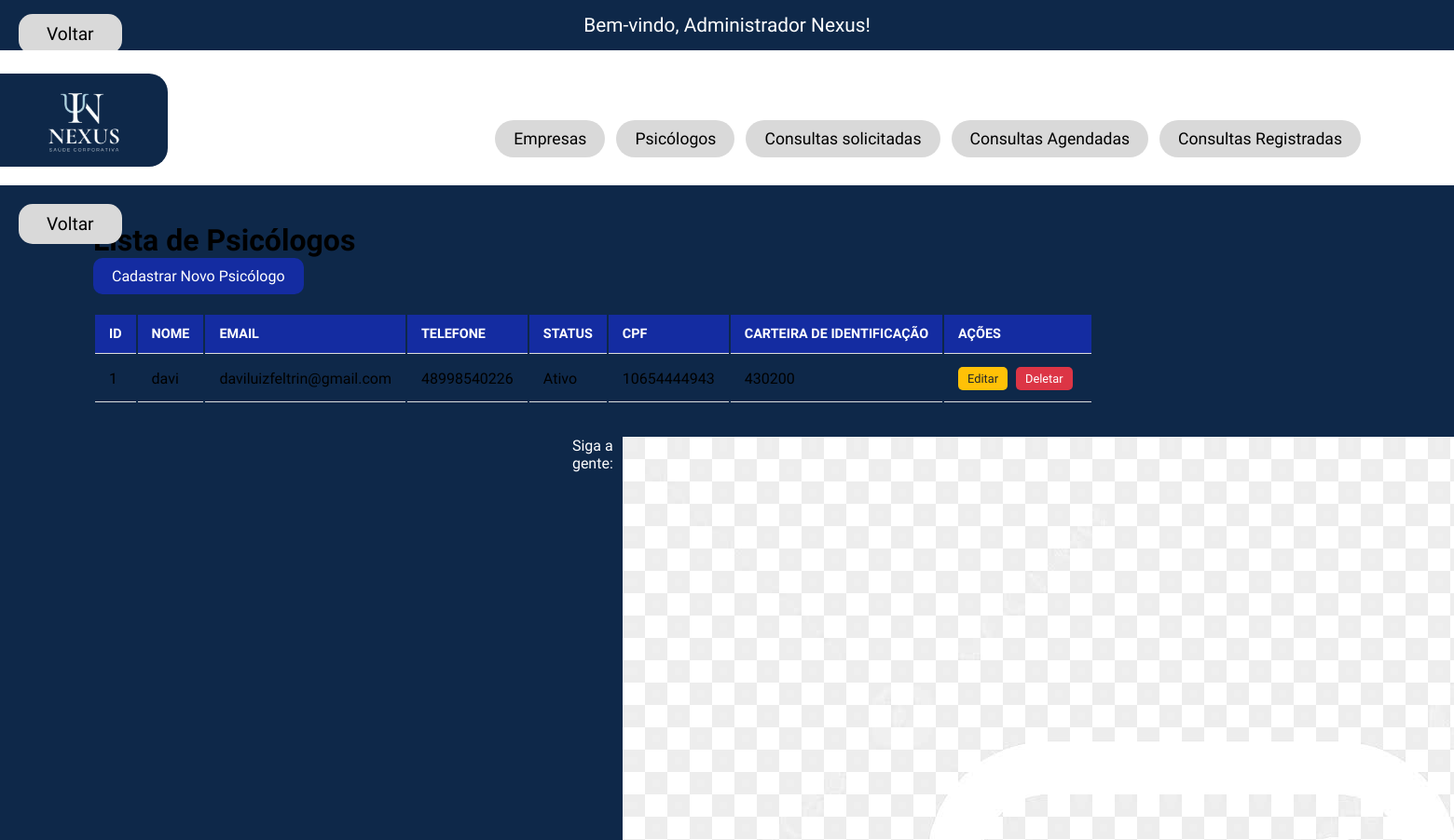
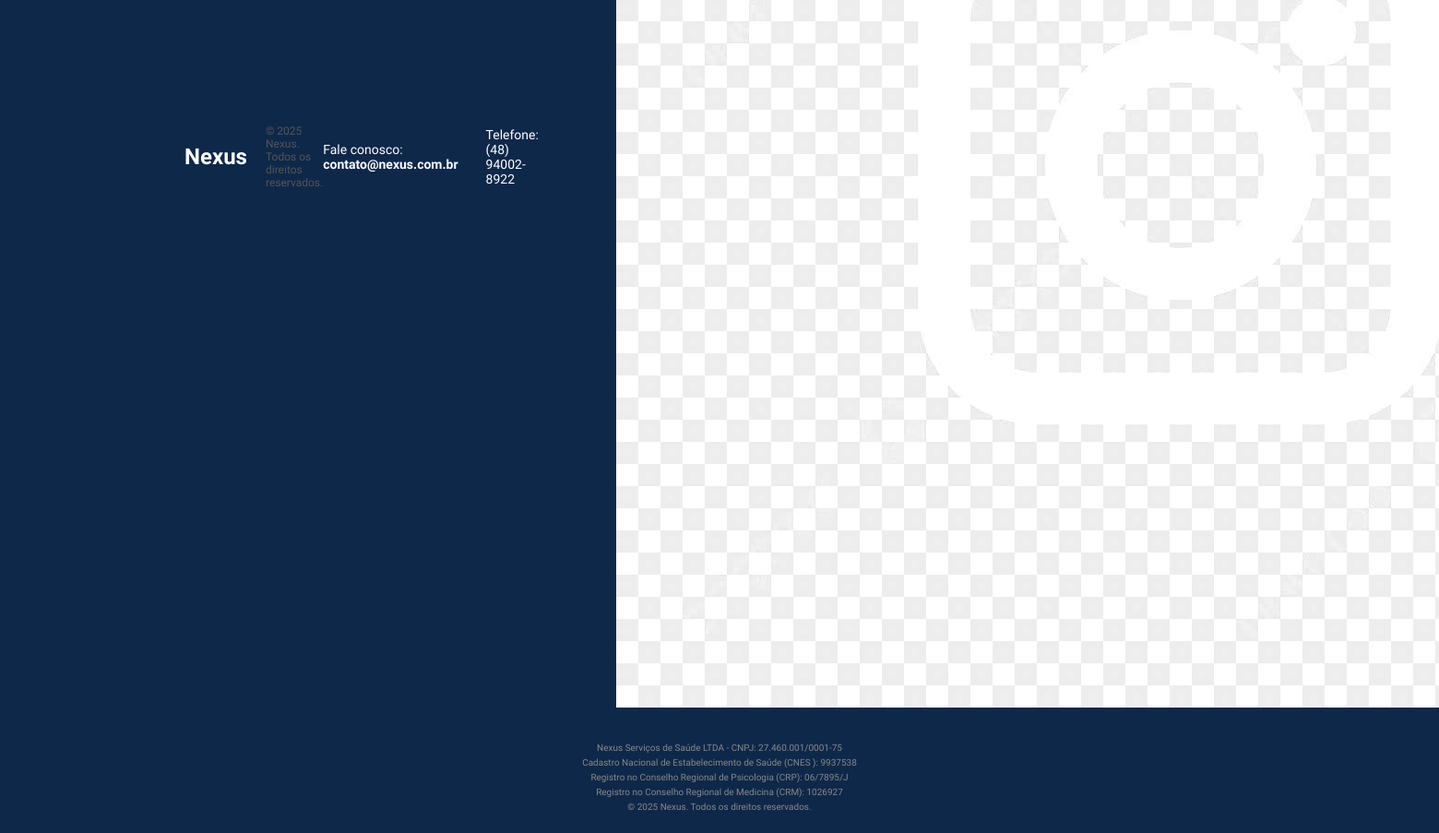
Page /listar_psicologos.php on the committed database (2 pictures, top to bottom).
### tables this page shows
CREATE TABLE `psicologos` (
  `id_psicologo` int(11) NOT NULL,
  `nome` varchar(50) NOT NULL,
  `email` varchar(50) DEFAULT NULL,
  `telefone` varchar(11) DEFAULT NULL,
  `status` char(1) DEFAULT NULL,
  `cpf` varchar(11) DEFAULT NULL,
  `senha` varchar(255) DEFAULT NULL,
  `carteira_identificacao` int(11) NOT NULL
);

### listar_psicologos.php (the view, shortened to what this page needs)
<?php
include 'includes/header_dashboard_admin.php';
include 'includes/conexao.php';
$sql = "SELECT id_psicologo, nome, email, telefone, status, cpf, carteira_identificacao FROM psicologos";
$result = $conn->query($sql);
?>
<div class="back-button-container">
    <button class="btn-voltar" onclick="window.location.href='dashboard_admin.php'">Voltar</button>
</div>
<div class="container">
    <h1>Lista de Psicólogos</h1>
    <a href="cadastrar_psicologo.php" class="btn btn-primary">Cadastrar Novo Psicólogo</a>
    <table class="table">
        <thead>
            <tr>
                <th>ID</th>
                <th>Nome</th>
                <th>Email</th>
                <th>Telefone</th>
                <th>Status</th>
                <th>CPF</th>
                <th>Carteira de Identificação</th>
                <th>Ações</th>
            </tr>
        </thead>
        <tbody>
            <?php
            if ($result->num_rows > 0) {
                while ($row = $result->fetch_assoc()) {
                    echo "<tr>";
                    echo "<td>" . $row["id_psicologo"] . "</td>";
                    echo "<td>" . $row["nome"] . "</td>";
                    echo "<td>" . $row["email"] . "</td>";
                    echo "<td>" . $row["telefone"] . "</td>";
                    echo "<td>" . ($row["status"] == 'A' ? 'Ativo' : 'Inativo') . "</td>";
                    echo "<td>" . $row["cpf"] . "</td>";
                    echo "<td>" . $row["carteira_identificacao"] . "</td>";
                    echo "<td>
                            <a href=\"editar_psicologo.php?id=" . $row["id_psicologo"] . "\" class=\"btn btn-warning btn-sm\">Editar</a>
                            <a href=\"deletar_psicologo.php?id=" . $row["id_psicologo"] . "\" class=\"btn btn-danger btn-sm\" onclick=\"return confirm(\'Tem certeza que deseja deletar este psicólogo?\');\">Deletar</a>
                          </td>";
                    echo "</tr>";
                }
            } else {
                echo "<tr><td colspan=\"8\">Nenhum psicólogo cadastrado.</td></tr>";
            }
            ?>
        </tbody>
    </table>
</div>
<?php
include 'includes/footer.php';
?>

### css/style.css (style rules this page uses)
* { margin: 0; padding: 0; box-sizing: border-box; }
body { font-family: 'Alexandria', sans-serif; background-color: #0e2849; overflow-x: hidden; }
.container { width: 100%; max-width: 1400px; margin: 0 auto; padding: 0 20px; }
.back-button-container { padding: 20px; background-color: #0e2849; }
.btn-voltar { background-color: #d9d9d9; color: #000; position: fixed; left: 20px; border: none; padding: 10px 30px; border-radius: 15px; font-size: 1.2rem; font-family: 'Alexandria', sans-serif; cursor: pointer; transition: all 0.3s ease; }
.table thead { background-color: #142ca1; color: white; }
.table th, .table td { padding: 12px 15px; text-align: left; border-bottom: 1px solid #ddd; }
.table th { font-weight: 700; text-transform: uppercase; font-size: 0.9rem; }
.btn-sm { padding: 5px 10px; font-size: 0.8rem; border-radius: 5px; margin-right: 5px; text-decoration: none; display: inline-block; transition: background-color 0.3s ease; }
.btn-warning { background-color: #ffc107; color: #212529; border: none; }
.btn-danger { background-color: #dc3545; color: white; border: none; }
.btn-primary { background-color: #142ca1; color: white; border: none; padding: 10px 20px; border-radius: 10px; text-decoration: none; display: inline-block; margin-bottom: 20px; transition: background-color 0.3s ease; }

### rows in the picture
psicologos: id_psicologo "1", nome "davi", email "daviluizfeltrin@gmail.com", telefone "48998540226", status "Ativo", cpf "10654444943", carteira_identificacao "430200"
